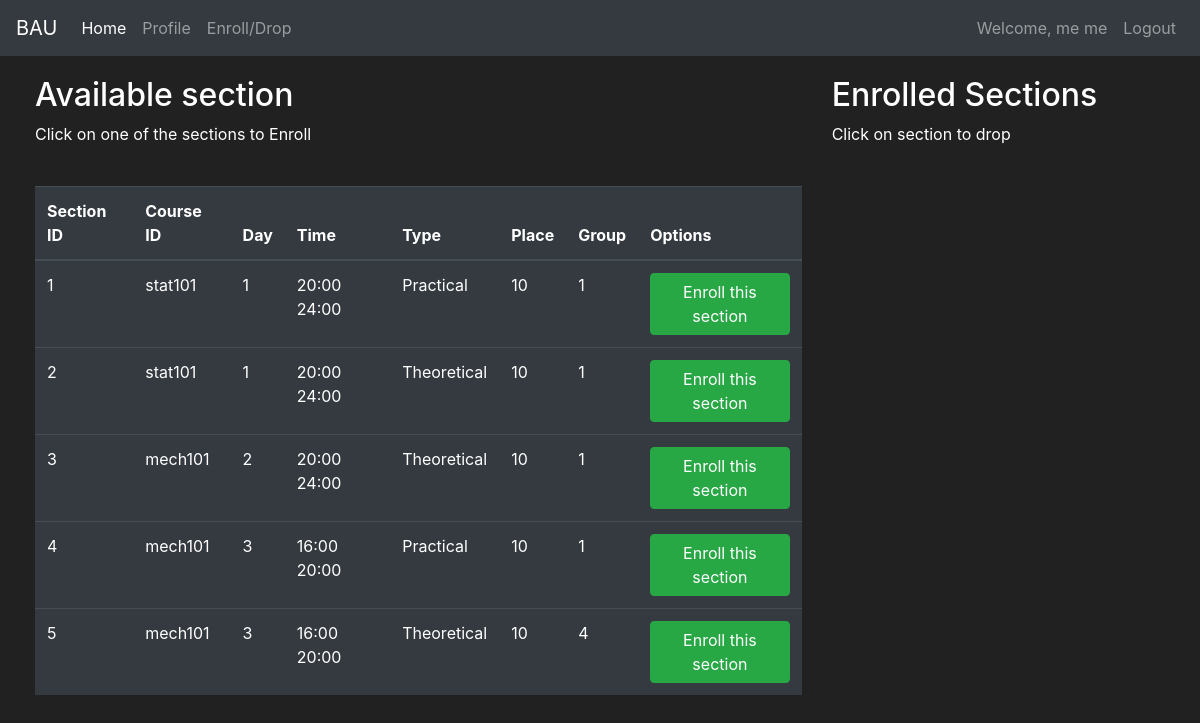
The app's page /ed (signed in), older data.
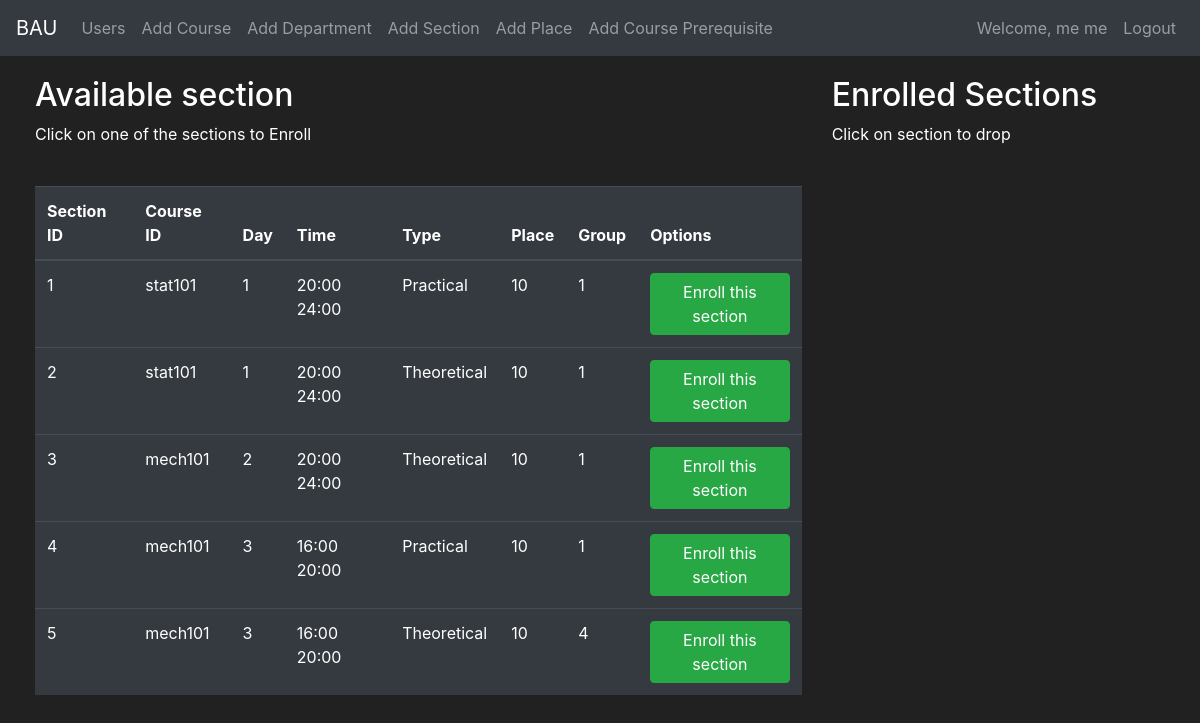
The same page, newer data.
### App/routes.py (the view, shortened to what this page needs)
@app.route("/ed", methods=["GET", "POST"])
@login_required
def ed_page():
    enroll_form = EnrollSectionForm()
    drop_form = DropSectionForm()
    if request.method == "GET":
        sections = Section.query.all()
        enrolled_sec = Course_registered.query.filter_by(
            student_id=current_user.id
        ).all()
        return render_template(
            "ed.html",
            sections=sections,
            enroll_form=enroll_form,
            enrolled_sec=enrolled_sec,
            drop_form=drop_form,
        )

### App/models.py (called while the page is built)
@login_manager.user_loader
def load_user(user_id):
    return User.query.get(int(user_id))

### App/templates/ed.html (shortened to what this page needs)
{% extends 'base.html' %}
{% block content %}
<div class="row" style="margin-top: 20px;margin-left: 20px;">
    <div class="col-8">
        <h2>Available section</h2>
        <p>Click on one of the sections to Enroll</p>
        <br>
        <table class="table table-hover table-dark">
            <thead>
                <tr>
                    <th scope="col">Section ID</th>
                    <th scope="col">Course ID</th>
                    <th scope="col">Day</th>
                    <th scope="col">Time</th>
                    <th scope="col">Type</th>
                    <th scope="col">Place</th>
                    <th scope="col">Group</th>
                    <th scope="col">Options</th>
                </tr>
            </thead>
            <tbody>
                {% for section in sections %}
                <tr>
                    <td>{{ section.id }}</td>
                    <td>{{ section.course_id }}</td>
                    <td>{{ section.day }}</td>
                    <td>{{ section.time }}</td>
                    <td>{{ section.type }}</td>
                    <td>{{ section.place }}</td>
                    <td>{{ section.group }}</td>
                    <td>
                        <button class="btn btn-outline btn-success" data-toggle="modal"
                            data-target="#Modal-EnrollConfirm-{{ section.id }}">Enroll this section</button>
                    </td>
                </tr>
                {% endfor %}
            </tbody>
        </table>
    </div>
    <div class="col-4">
        <h2>Enrolled Sections</h2>
        <p>Click on section to drop</p>
        <br>
    </div>
</div>
{% endblock %}

### App/templates/base.html (shortened to what this page needs)
<!DOCTYPE html>
<html lang="en">
<head>
  <link rel="stylesheet" href="https://cdn.jsdelivr.net/npm/bootstrap@4.5.3/dist/css/bootstrap.min.css"
 />
  <link rel="stylesheet" href="https://cdnjs.cloudflare.com/ajax/libs/font-awesome/5.15.4/css/all.min.css">
</head>
<body>
  <nav class="navbar navbar-expand-md navbar-dark bg-dark">
    <a class="navbar-brand" href="#">BAU</a>
    <div class="collapse navbar-collapse" id="navbarNav">
      <ul class="navbar-nav mr-auto">
        {% if current_user.role == 2 %}
        <li class="nav-item">
          <a class="nav-link" href="{{ url_for('users_page') }}">Users</a>
        </li>
        <li class="nav-item">
          <a class="nav-link" href="{{ url_for('add_course_page') }}">Add Course</a>
        </li>
        <li class="nav-item">
          <a class="nav-link" href="{{ url_for('add_department_page') }}">Add Department</a>
        </li>
        <li class="nav-item">
          <a class="nav-link" href="{{ url_for('add_section_page') }}">Add Section</a>
        </li>
        <li class="nav-item">
          <a class="nav-link" href="{{ url_for('add_place_page') }}">Add Place</a>
        </li>
        <li class="nav-item">
          <a class="nav-link" href="{{ url_for('add_course_prerequisite_page') }}">Add Course Prerequisite</a>
        </li>
        {% elif current_user.role == 1 %}
        {% else %}
        <li class="nav-item active">
          <a class="nav-link" href=" {{url_for('home_page')}} ">Home <span class="sr-only">(current)</span></a>
        </li>
        <li class="nav-item">
          <a class="nav-link" href="{{ url_for('profile_page') }}">Profile</a>
        </li>
        <li class="nav-item">
          <a class="nav-link" href="{{ url_for('ed_page') }}">Enroll/Drop</a>
        </li>
        {% endif %}
      </ul>
      {% if current_user.is_authenticated %}
      <ul class="navbar-nav">
        <li class="nav-item">
          <a class="nav-link" style="color: lawngreen; font-weight: bold;">
          </a>
        </li>
        <li class="nav-item">
          <a class="nav-link">Welcome, {{current_user.first_name}} {{current_user.last_name}} </a>
        </li>
        <li class="nav-item">
          <a class="nav-link" href=" {{url_for('logout_page')}} ">Logout</a>
        </li>
      </ul>
      {% endif %}
    </div>
  </nav>
  {% block content %} {% endblock %}
</body>
</html>

Row changes from the older to the newer data that the page shows:
changed User "me": role 0 → 2 (drawn)
Text that changed along with them:
text no longer shown: "Home Profile Enroll/Drop"
text now shown: "Users Add Course Add Department Add Section Add Place Add Course Prerequisite"
